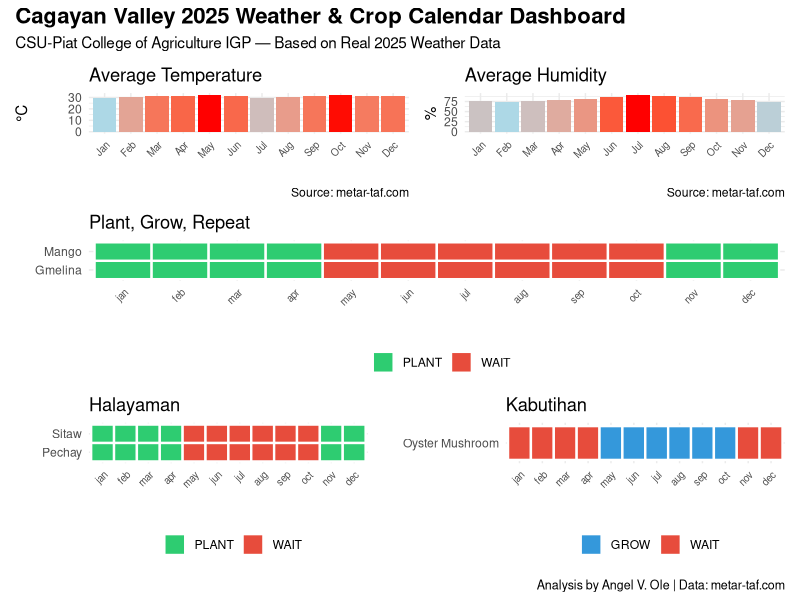
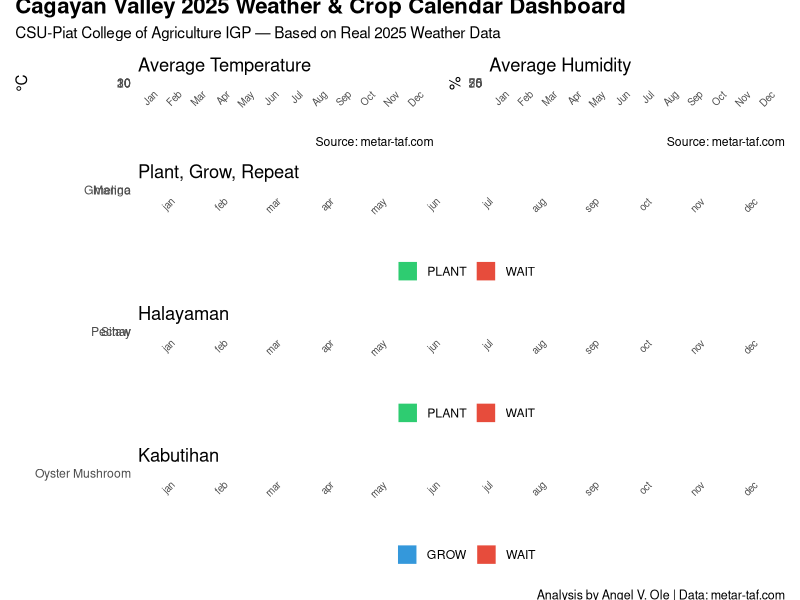
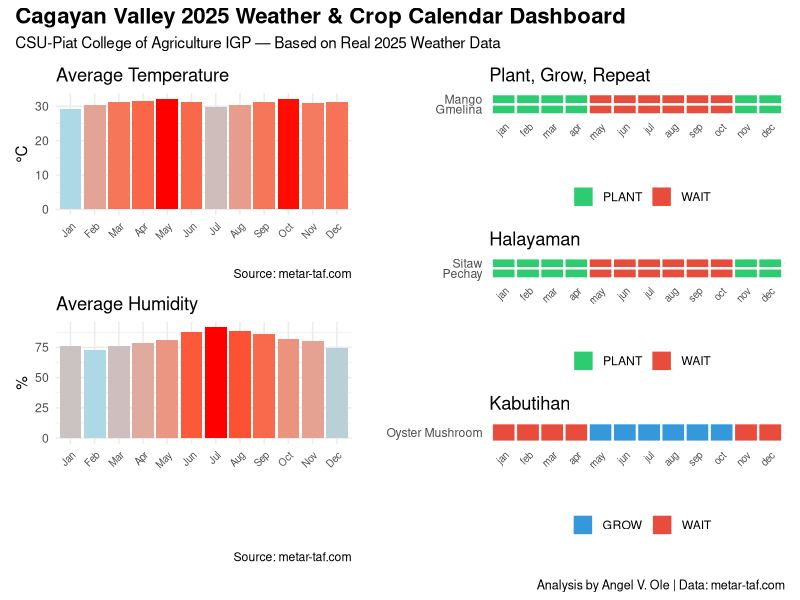
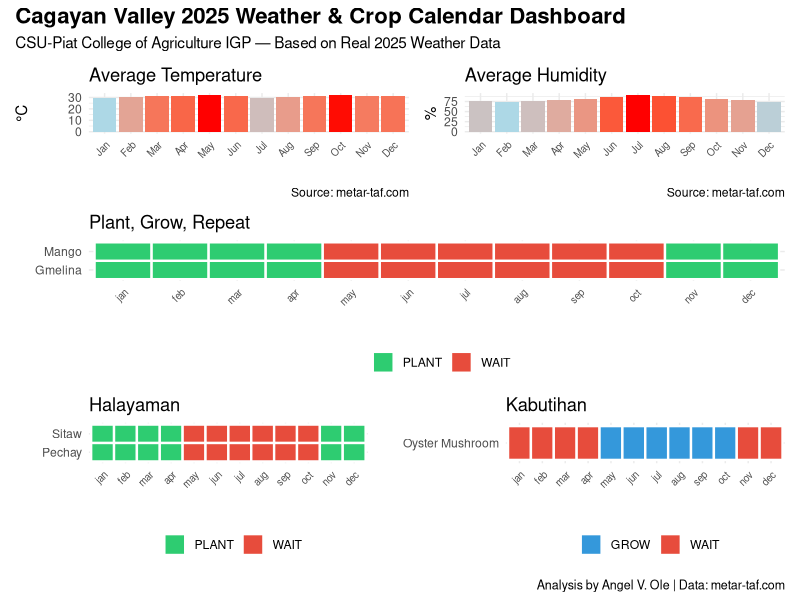
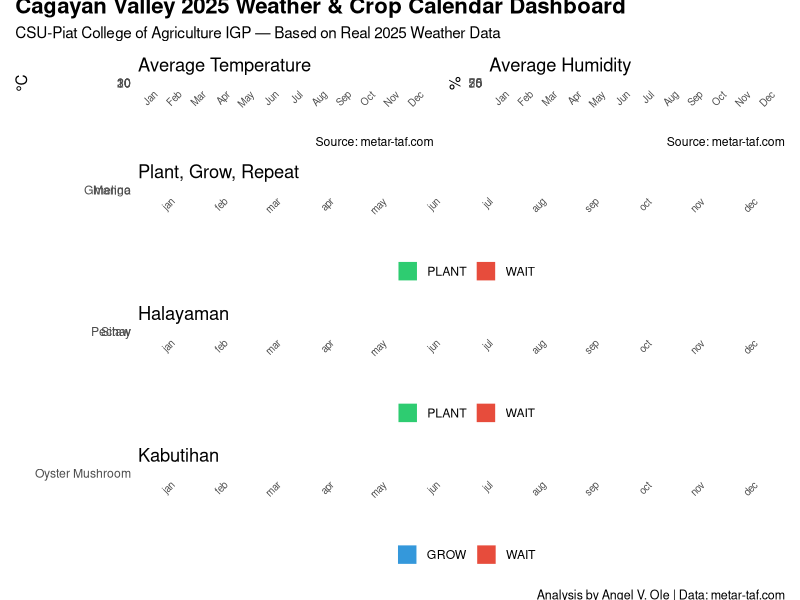
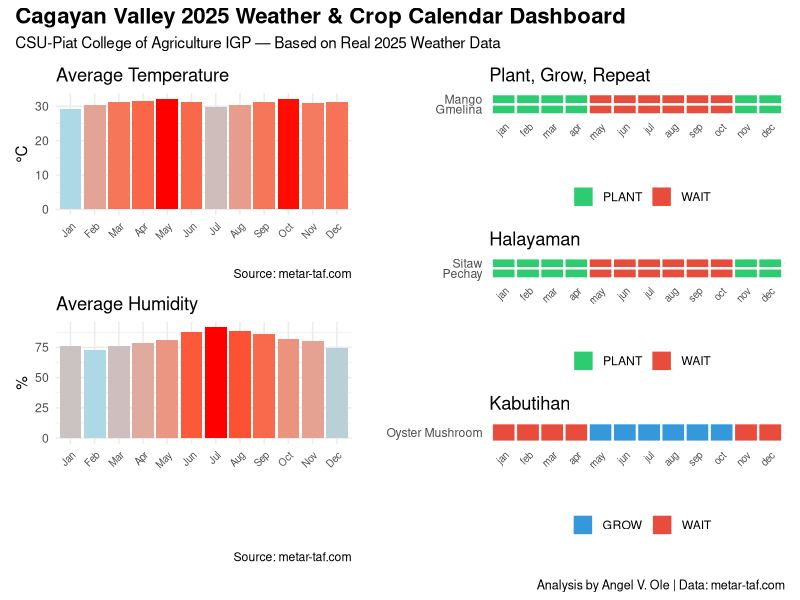

Here is the R script that generated these plots, in order:
# ============================================
# PROJECT: Cagayan Valley Weather Analysis
# AUTHOR:  Angel V. Ole
# DATE:    February 2026
# DATA:    metar-taf.com (Temperature & Humidity)
#          Estimated daily rainfall (1-15mm/day)
# PURPOSE: IGP Crop Calendar — CSU-Piat COA
# ============================================

library(tidyverse)

set.seed(31)

# Real 2025 monthly means from metar-taf.com
monthly_temps <- rep(c(29.3, 30.5, 31.1, 31.3, 32.2, 31.5,
                       29.8, 30.6, 31.1, 32.2, 31.1, 31.1), each = 30)

monthly_humidity <- rep(c(75, 73, 76, 79, 81, 87,
                          91, 88, 87, 82, 80, 74), each = 30)

# Build the dataset
cagayan_weather <- data.frame(
  month = rep(1:12, each = 30),
  month_name = rep(month.abb, each = 30),
  temperature = round(rnorm(360, mean = monthly_temps, sd = 0.5), 1),
  rainfall = round(runif(360, min = 1, max = 15), 1),
  humidity = round(rnorm(360, mean = monthly_humidity, sd = 3), 1)
)

# Fix month_name order
cagayan_weather$month_name <- factor(cagayan_weather$month_name,
                                     levels = month.abb,
                                     ordered = TRUE)

head(cagayan_weather)

# Check for missing values
sum(is.na(cagayan_weather))

# Check structure of your data
str(cagayan_weather)

# Check for outliers - any temperature below 25 or above 40?
cagayan_weather %>%
  filter(temperature < 25 | temperature > 40)

# Check for impossible rainfall values (negative numbers)
cagayan_weather %>%
  filter(rainfall < 0)

# Check for impossible humidity values (outside 0-100%)
cagayan_weather %>%
  filter(humidity < 0 | humidity > 100)

# Summarize by month
monthly_summary <- cagayan_weather %>%
  group_by(month, month_name) %>%
  summarise(
    avg_temp = mean(temperature),
    total_rainfall = sum(rainfall),
    avg_humidity = mean(humidity),
    .groups = "drop"
  )

# View the summary
print(monthly_summary)

# Tag each month as GOOD, OKAY, or BAD for planting
monthly_summary <- monthly_summary %>%
  mutate(
    planting_condition = case_when(
      avg_temp >= 25 & avg_temp <= 35 &
        avg_humidity >= 60 & avg_humidity <= 80 ~ "GOOD",
      avg_humidity > 80 ~ "TOO WET",
      TRUE ~ "OKAY"
    )
  )
print(monthly_summary)

# LIMITATION NOTE:
# Rainfall was initially simulated using monthly min/max values (36-324mm)
# applied to daily rows, resulting in unrealistically high monthly totals.
# This was corrected by using realistic daily rainfall values (1-15mm/day)
# which better reflects actual daily precipitation in Cagayan Valley.
# Temperature and humidity data are based on real 2025 metar-taf.com records.

# Create crop calendar data
crop_calendar <- data.frame(
  crop = c("Gmelina", "Mango", "Sitaw", "Pechay", "Oyster Mushroom"),
  project = c("Plant Grow Repeat", "Plant Grow Repeat",
              "Halayaman", "Halayaman", "Kabutihan"),
  jan  = c("PLANT","PLANT","PLANT","PLANT","WAIT"),
  feb  = c("PLANT","PLANT","PLANT","PLANT","WAIT"),
  mar  = c("PLANT","PLANT","PLANT","PLANT","WAIT"),
  apr  = c("PLANT","PLANT","PLANT","PLANT","WAIT"),
  may  = c("WAIT","WAIT","WAIT","WAIT","GROW"),
  jun  = c("WAIT","WAIT","WAIT","WAIT","GROW"),
  jul  = c("WAIT","WAIT","WAIT","WAIT","GROW"),
  aug  = c("WAIT","WAIT","WAIT","WAIT","GROW"),
  sep  = c("WAIT","WAIT","WAIT","WAIT","GROW"),
  oct  = c("WAIT","WAIT","WAIT","WAIT","GROW"),
  nov  = c("PLANT","PLANT","PLANT","PLANT","WAIT"),
  dec  = c("PLANT","PLANT","PLANT","PLANT","WAIT")
)

# Reshape for ggplot
crop_long <- crop_calendar %>%
  pivot_longer(cols = jan:dec,
               names_to = "month",
               values_to = "status") %>%
  mutate(month = factor(month,
                        levels = c("jan","feb","mar","apr","may","jun",
                                   "jul","aug","sep","oct","nov","dec"),
                        ordered = TRUE))

install.packages("patchwork")
library(patchwork)

# CHART 1 - Temperature
p1 <- ggplot(monthly_summary, aes(x = month_name, y = avg_temp, fill = avg_temp)) +
  geom_col() +
  scale_fill_gradient(low = "lightblue", high = "red") +
  labs(title = "Average Temperature",
       x = "", y = "°C",
       caption = "Source: metar-taf.com") +
  theme_minimal() +
  theme(legend.position = "none",
        axis.text.x = element_text(angle = 45, hjust = 1, size = 7))

# CHART 2 - Humidity
p2 <- ggplot(monthly_summary, aes(x = month_name, y = avg_humidity, fill = avg_humidity)) +
  geom_col() +
  scale_fill_gradient(low = "lightblue", high = "red") +
  labs(title = "Average Humidity",
       x = "", y = "%",
       caption = "Source: metar-taf.com") +
  theme_minimal() +
  theme(legend.position = "none",
        axis.text.x = element_text(angle = 45, hjust = 1, size = 7))

# CHART 3 - Plant Grow Repeat Calendar
pgr_data <- crop_long %>%
  filter(project == "Plant Grow Repeat")

p3 <- ggplot(pgr_data, aes(x = month, y = crop, fill = status)) +
  geom_tile(color = "white", linewidth = 0.8) +
  scale_fill_manual(values = c("PLANT" = "#2ecc71", "WAIT" = "#e74c3c")) +
  labs(title = "Plant, Grow, Repeat",
       x = "", y = "", fill = "") +
  theme_minimal() +
  theme(legend.position = "bottom",
        strip.background = element_rect(fill = "#2c3e50"),
        strip.text = element_text(color = "white", face = "bold"),
        axis.text.x = element_text(angle = 45, hjust = 1, size = 7))

# CHART 4 - Halayaman Calendar
hal_data <- crop_long %>%
  filter(project == "Halayaman")

p4 <- ggplot(hal_data, aes(x = month, y = crop, fill = status)) +
  geom_tile(color = "white", linewidth = 0.8) +
  scale_fill_manual(values = c("PLANT" = "#2ecc71", "WAIT" = "#e74c3c")) +
  labs(title = "Halayaman",
       x = "", y = "", fill = "") +
  theme_minimal() +
  theme(legend.position = "bottom",
        axis.text.x = element_text(angle = 45, hjust = 1, size = 7))

# CHART 5 - Kabutihan Calendar
kab_data <- crop_long %>%
  filter(project == "Kabutihan")

p5 <- ggplot(kab_data, aes(x = month, y = crop, fill = status)) +
  geom_tile(color = "white", linewidth = 0.8) +
  scale_fill_manual(values = c("GROW" = "#3498db", "WAIT" = "#e74c3c")) +
  labs(title = "Kabutihan",
       x = "", y = "", fill = "") +
  theme_minimal() +
  theme(legend.position = "bottom",
        axis.text.x = element_text(angle = 45, hjust = 1, size = 7))

# COMBINE INTO DASHBOARD
dashboard <- (p1 | p2) /
  p3 /
  (p4 | p5) +
  plot_annotation(
    title = "Cagayan Valley 2025 Weather & Crop Calendar Dashboard",
    subtitle = "CSU-Piat College of Agriculture IGP — Based on Real 2025 Weather Data",
    caption = "Analysis by Angel V. Ole | Data: metar-taf.com",
    theme = theme(
      plot.title = element_text(size = 16, face = "bold"),
      plot.subtitle = element_text(size = 11),
      plot.caption = element_text(size = 9)
    )
  )

# DISPLAY DESIGN 1
dashboard

dashboard <- ((p1 | p2) /
                p3 /
                p4 /
                p5) +
  plot_annotation(
    title = "Cagayan Valley 2025 Weather & Crop Calendar Dashboard",
    subtitle = "CSU-Piat College of Agriculture IGP — Based on Real 2025 Weather Data",
    caption = "Analysis by Angel V. Ole | Data: metar-taf.com",
    theme = theme(
      plot.title = element_text(size = 16, face = "bold"),
      plot.subtitle = element_text(size = 11),
      plot.caption = element_text(size = 9)
    )
  )

# DISPLAY DESIGN 2
dashboard

# COMBINE INTO DASHBOARD - 2 column layout
dashboard <- ((p1 / p2) | (p3 / p4 / p5)) +
  plot_annotation(
    title = "Cagayan Valley 2025 Weather & Crop Calendar Dashboard",
    subtitle = "CSU-Piat College of Agriculture IGP — Based on Real 2025 Weather Data",
    caption = "Analysis by Angel V. Ole | Data: metar-taf.com",
    theme = theme(
      plot.title = element_text(size = 16, face = "bold"),
      plot.subtitle = element_text(size = 11),
      plot.caption = element_text(size = 9)
    )
  )

# DISPLAY DESIGN 3
dashboard

# Save Design 1
dashboard1 <- ((p1 | p2) /
                 p3 /
                 (p4 | p5)) +
  plot_annotation(
    title = "Cagayan Valley 2025 Weather & Crop Calendar Dashboard",
    subtitle = "CSU-Piat College of Agriculture IGP — Based on Real 2025 Weather Data",
    caption = "Analysis by Angel V. Ole | Data: metar-taf.com",
    theme = theme(plot.title = element_text(size = 16, face = "bold"),
                  plot.subtitle = element_text(size = 11),
                  plot.caption = element_text(size = 9)))

ggsave("dashboard_design1.png", plot = dashboard1, width = 16, height = 10, dpi = 300)

# Save Design 2
dashboard2 <- ((p1 | p2) / p3 / p4 / p5) +
  plot_annotation(
    title = "Cagayan Valley 2025 Weather & Crop Calendar Dashboard",
    subtitle = "CSU-Piat College of Agriculture IGP — Based on Real 2025 Weather Data",
    caption = "Analysis by Angel V. Ole | Data: metar-taf.com",
    theme = theme(plot.title = element_text(size = 16, face = "bold"),
                  plot.subtitle = element_text(size = 11),
                  plot.caption = element_text(size = 9)))

ggsave("dashboard_design2.png", plot = dashboard2, width = 16, height = 12, dpi = 300)

# Save Design 3
dashboard3 <- ((p1 / p2) | (p3 / p4 / p5)) +
  plot_annotation(
    title = "Cagayan Valley 2025 Weather & Crop Calendar Dashboard",
    subtitle = "CSU-Piat College of Agriculture IGP — Based on Real 2025 Weather Data",
    caption = "Analysis by Angel V. Ole | Data: metar-taf.com",
    theme = theme(plot.title = element_text(size = 16, face = "bold"),
                  plot.subtitle = element_text(size = 11),
                  plot.caption = element_text(size = 9)))

ggsave("dashboard_design3.png", plot = dashboard3, width = 16, height = 10, dpi = 300)
